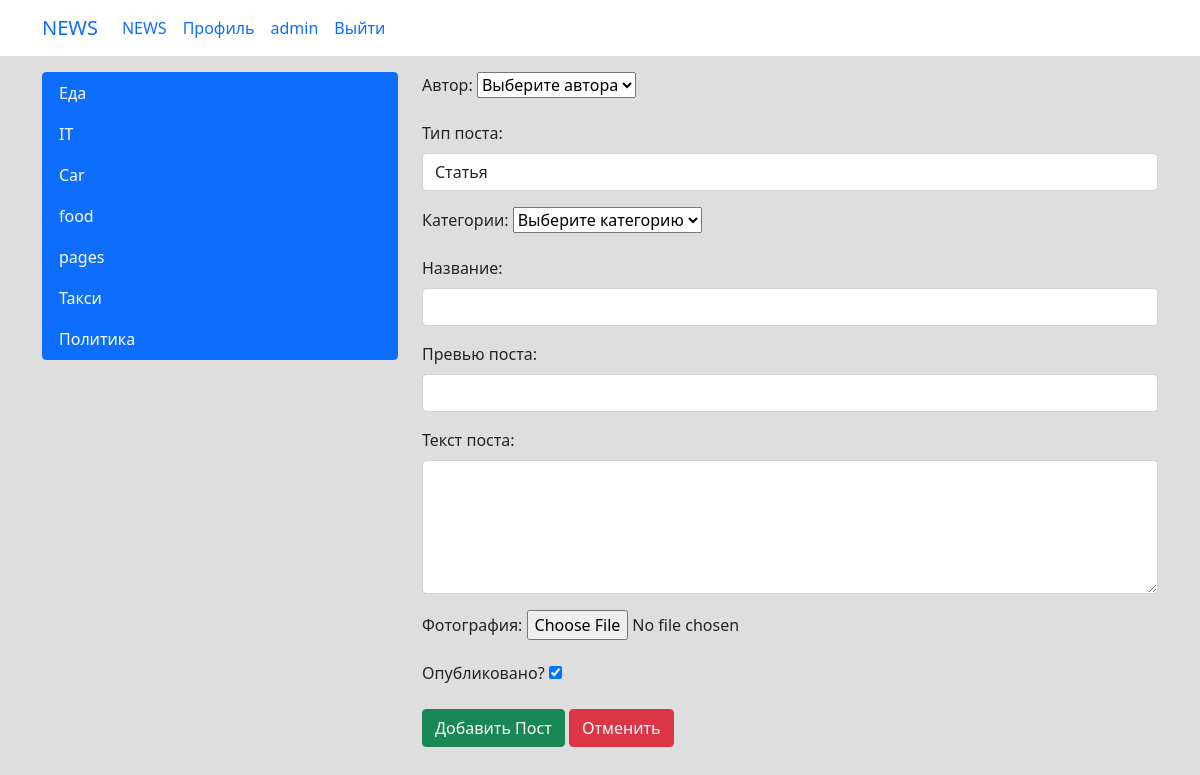
Page /news/add/ (signed in) on the committed database.
### news/models.py (models this page shows)
class Category(models.Model):
    category_name = models.CharField(max_length=64, unique=True)
    subscribers = models.ManyToManyField(User, blank=True, null=True)
    class Meta:
        verbose_name = 'Категория'
        verbose_name_plural = 'Категории'
    def __str__(self):
        return self.category_name

### news/views.py (the view)
# urls.py: path('add/', newsCreate.as_view(), name='news_add'),
class newsCreate(LoginRequiredMixin, PermissionRequiredMixin, CreateView):
    model = Post
    template_name = 'news/news_add.html'
    form_class = NewsForm
    permission_required = 'news.add_post'
    def get_context_data(self, **kwargs):
        context = super().get_context_data(**kwargs)
        context['cate'] = Category.objects.all()
        return context

### news/forms.py
class NewsForm(ModelForm):
    public = BooleanField(label='Опубликовано?', initial=True, required=False)
    category_id = ModelChoiceField(queryset=Category.objects.all(), label='Категория', empty_label='Выберите категорию')
    PostAuthor = ModelChoiceField(queryset=Author.objects.all(), label='Автор', empty_label='Выберите автора')
    class Meta:
        model = Post
        fields = [
            'PostAuthor',
            'title',
            'positions',
            'category_id',
            'previewName',
            'text',
            'photo',
            'public'
        ]
        widgets = {
            'PostAuthor': forms.Select(attrs={'class': 'form-control'}),
            'title': forms.TextInput(attrs={'class': 'form-control'}),
            'positions': forms.Select(attrs={'class': 'form-control'}),
            'category_id': forms.Select(attrs={'class': 'form-control'}),
            'previewName': forms.TextInput(attrs={'class': 'form-control'}),
            'text': forms.Textarea(attrs={'class': 'form-control', 'rows': 5}),
        }

### news/models.py (called while the page is built)
    def __str__(self):
        return str(self.authorUser)

### templates/news/news_add.html (shortened to what this page needs)
{% extends 'flatpages/base.html' %} {% load custom_filters %}
{%block sidebar%}
<div class="col-md-4">
    <div class="list-group">
        {%for el in cate%}
        <a href="{% url 'cate_filter' el.pk %}" class="list-group-item list-group-item-action active">{{el.category_name}}</a>
        {%endfor%}
    </div>
</div>
{%endblock%}
{%block content%}
<div class="col-md-8">
    <form method="post" enctype="multipart/form-data">
        <div class="mb-3">
            <label for="{{form.PostAuthor.id_for_label}}" class="form-label">Автор: </label>
            {{form.PostAuthor}}
        </div>
        <div class="mb-3">
            <label for="{{form.positions.id_for_label}}" class="form-label">Тип поста: </label>
            {{form.positions}}
        </div>
        <div class="mb-3">
            <label for="{{form.category_id.id_for_label}}" class="form-label">Категории: </label>
            {{form.category_id}}
        </div>
        <div class="mb-3">
            <label for="{{form.title.id_for_label}}" class="form-label">Название: </label>
            {{form.title}}
        </div>
        <div class="mb-3">
            <label for="{{form.previewName.id_for_label}}" class="form-label">Превью поста: </label>
            {{form.previewName}}
        </div>
        <div class="mb-3">
            <label for="{{form.text.id_for_label}}" class="form-label">Текст поста: </label>
            {{form.text}}
        </div>
        <div class="mb-3">
            <label for="{{form.photo.id_for_label}}" class="form-label">Фотография: </label>
            {{form.photo}}
        </div>
        <div class="mb-3">
            <label for="{{form.public.id_for_label}}" class="form-label">Опубликовано? </label>
            {{form.public}}
        </div>
        <input type="submit" class="btn btn-success" value="Добавить Пост">
        <input type="submit" class="btn btn-danger" onclick="history.back()" value="Отменить">
    </form>
</div>
{%endblock%}

### rows in the picture
Category: category_name "Еда"
Category: category_name "IT"
Category: category_name "Car"
Category: category_name "food"
Category: category_name "pages"
Category: category_name "Такси"
Category: category_name "Политика"
